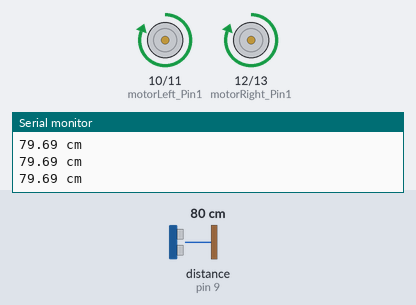
Bench run of a sketch on a simulated Arduino Uno, built with avr-gcc and run on an emulated ATmega328P. On the bench: motor-driver pin pairs drawn as motors (green arrow = first pin HIGH = forward, orange = second pin HIGH = backward, longer = more drive), the last lines printed to the serial monitor. Wiring (inferred from the names in the program): ultrasonic range finder: trigger pin 8; echo pin 9. Inputs (shaded band) come from the test bench; at power-on: distance to the obstacle (sensor on pin 9) 80 cm. The echo pulse lasts 58.3 µs per cm.

Above: at 1.2 s.
1.3 s: distance to the obstacle (sensor on pin 9) set to 43 cm
3.0 s: distance to the obstacle (sensor on pin 9) set to 38 cm
At 5.3 s:
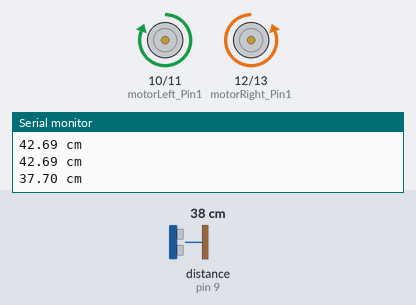
6.0 s: distance to the obstacle (sensor on pin 9) set to 60 cm
At 8.7 s:
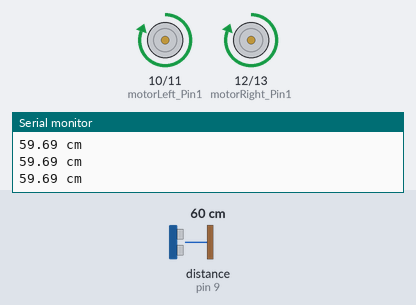
9.0 s: distance to the obstacle (sensor on pin 9) set to 2 cm
At 9.9 s:
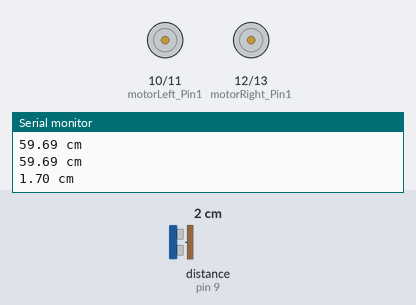
Timing chart, 0 to 13.0 s (numbered marks = the images above; inputs shaded):
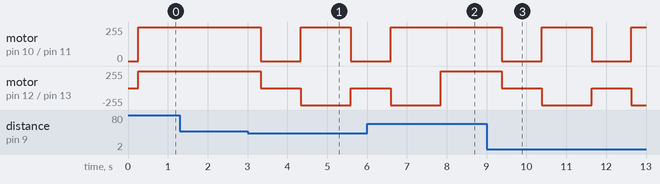

Measured:
- the behaviour switches between 41 and 40 cm on distance to the obstacle (sensor on pin 9) (found by bisection; images 0 and 1)
- after the input at 3.0 s, motor on pin 10 (motorLeft_Pin1) / pin 11 (motorLeft_Pin2): forward 255/255 → stopped after 0.33 s, → forward 255/255 1.0 s later, → stopped 1.3 s later; motor on pin 12 (motorRight_Pin1) / pin 13 (motorRight_Pin2): forward 255/255 → stopped after 0.33 s, → backward 255/255 1.0 s later, → stopped 1.3 s later
- after the input at 6.0 s, motor on pin 10 (motorLeft_Pin1) / pin 11 (motorLeft_Pin2): goes on until 6.6 s, then stays forward 255/255
- after the input at 9.0 s, motor on pin 10 (motorLeft_Pin1) / pin 11 (motorLeft_Pin2): alternates forward 255/255 for 1.3 s and stopped for 1.0 s, starting after 0.38 s; motor on pin 12 (motorRight_Pin1) / pin 13 (motorRight_Pin2): alternates backward 255/255 for 1.3 s and stopped for 1.0 s, starting after 0.38 s

The sketch:

obstacle_avoiding_car.ino
```cpp
/**
   @mainpage Obstacle Avoiding Car
   @version v1
   @author Evangelia Micha
   CreateDate 2021

*/

/** @file project8-cs171102.ino
    @brief Obstacle Avoiding Car

    @author Evangelia Micha
    @bug No known bugs.
*/

/** @defgroup   Obstacle Avoiding Car Firmware
  @{
*/

//Motor 1
const int motorLeft_Pin1  = 10;  // Pin 2 of L293
const int motorLeft_Pin2  = 11;  // Pin 7 of L293
//Motor 2
const int motorRight_Pin1  = 12; // Pin  10 of L293
const int motorRight_Pin2  = 13;  // Pin  15 of L293
//Ultrasonic Sensor
int trigPin=8; //Sensor Trip pin connected to Arduino pin 8
int echoPin=9; //Sensor Echo pin connected to Arduino pin 9
float pingTime; //time for ping to travel from sensor to target and return
float targetDistance; //Distance to Target in inches
float speedOfSound=1235; //Speed of sound in km per hour when temp is 20 degrees.


//This will run only one time.
void setup(){
    Serial.begin(9600);
    pinMode(trigPin, OUTPUT);
    pinMode(echoPin, INPUT);
    //Set pins as outputs
    pinMode(motorLeft_Pin1, OUTPUT);
    pinMode(motorLeft_Pin2, OUTPUT);
    pinMode(motorRight_Pin1, OUTPUT);
    pinMode(motorRight_Pin2, OUTPUT);
}


void loop(){
  float distance = getDistance();
  if(distance<=40){ //if there's an obstacle near
    stopMotors(); //stop the motion on both motors
    delay(1000);
    turnRight(); //make right turn
    delay(1000);
  }else{
    moveForward(); //if there's no obstacle continue with forward movement
  }
}

/** @brief Calculate Distance from Ultrasonic Sensor
    Returns the current distance
*/
float getDistance(){
  digitalWrite(trigPin, LOW); //Set trigger pin low
  delayMicroseconds(2000); //Let signal settle
  digitalWrite(trigPin, HIGH); //Set trigPin high
  delayMicroseconds(10); //Delay in high state
  digitalWrite(trigPin, LOW); //ping has now been sent
  delayMicroseconds(10); //Delay in high state

  pingTime = pulseIn(echoPin, HIGH); //pingTime is presented in microceconds
  pingTime=pingTime/1000000; //convert pingTime to seconds by dividing by 1000000 (microseconds in a second)
  pingTime=pingTime/3600; //convert pingtime to hours by dividing by 3600 (seconds in an hour)
  targetDistance= speedOfSound * pingTime; //This will be in km, since speed of sound was km per hour
  targetDistance= targetDistance/2; //Remember ping travels to target and back from target, so you must divide by 2 for actual target distance.
  targetDistance= targetDistance*100000; //Convert km to cm by multipling by 100000 (1km to cm)

  Serial.print(targetDistance); //Print measured distance
  Serial.println(" cm"); //Print your units.
  delay(250); //pause to let things settle
  return targetDistance;
}

/** @brief Stop Motors
    Stops the motion of both motors
*/
void stopMotors(){
    digitalWrite(motorLeft_Pin1, LOW);
    digitalWrite(motorLeft_Pin2, LOW);
    digitalWrite(motorRight_Pin1, LOW);
    digitalWrite(motorRight_Pin2, LOW);
}

/** @brief Move Forward
   Both motors move forwardly
*/
void moveForward(){
    digitalWrite(motorLeft_Pin1, HIGH);
    digitalWrite(motorLeft_Pin2, LOW);
    digitalWrite(motorRight_Pin1, HIGH);
    digitalWrite(motorRight_Pin2, LOW);
}

/** @brief Turn Right
   Left motor moves forward while Right motor moves backward
   in order to achieve a right turn on the spot
*/
void turnRight(){
    digitalWrite(motorLeft_Pin1, HIGH);
    digitalWrite(motorLeft_Pin2, LOW);
    digitalWrite(motorRight_Pin1, LOW);
    digitalWrite(motorRight_Pin2, HIGH);
}


/** @brief Move Backward
   Both motors move backwards
   Not used in the code - made for future additions
*/
void moveBackward(){
    digitalWrite(motorLeft_Pin1, LOW);
    digitalWrite(motorLeft_Pin2, HIGH);
    digitalWrite(motorRight_Pin1, LOW);
    digitalWrite(motorRight_Pin2, HIGH);
}
```
